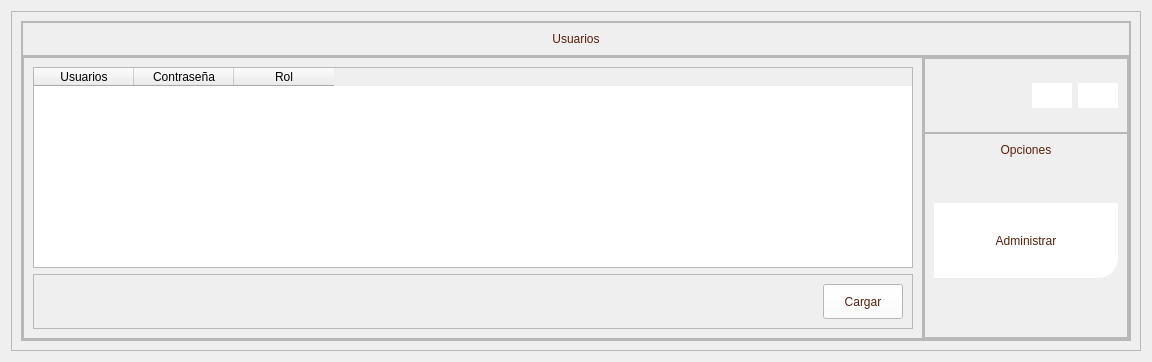
         <widget class="QWidget" name="page_usuario">
          <layout class="QVBoxLayout" name="verticalLayout_3">
           <item>
            <widget class="QFrame" name="frame_81">
             <property name="frameShape">
              <enum>QFrame::StyledPanel</enum>
             </property>
             <property name="frameShadow">
              <enum>QFrame::Raised</enum>
             </property>
             <layout class="QVBoxLayout" name="verticalLayout_34">
              <item>
               <widget class="QFrame" name="frame_82">
                <property name="frameShape">
                 <enum>QFrame::StyledPanel</enum>
                </property>
                <property name="frameShadow">
                 <enum>QFrame::Raised</enum>
                </property>
                <layout class="QVBoxLayout" name="verticalLayout_29">
                 <property name="spacing">
                  <number>0</number>
                 </property>
                 <property name="leftMargin">
                  <number>0</number>
                 </property>
                 <property name="topMargin">
                  <number>0</number>
                 </property>
                 <property name="rightMargin">
                  <number>0</number>
                 </property>
                 <property name="bottomMargin">
                  <number>0</number>
                 </property>
                 <item>
                  <widget class="QFrame" name="frame_83">
                   <property name="maximumSize">
                    <size>
                     <width>16777215</width>
                     <height>50</height>
                    </size>
                   </property>
                   <property name="frameShape">
                    <enum>QFrame::StyledPanel</enum>
                   </property>
                   <property name="frameShadow">
                    <enum>QFrame::Raised</enum>
                   </property>
                   <layout class="QVBoxLayout" name="verticalLayout_30">
                    <item>
                     <widget class="QLabel" name="label_51">
                      <property name="minimumSize">
                       <size>
                        <width>0</width>
                        <height>0</height>
                       </size>
                      </property>
                      <property name="maximumSize">
                       <size>
                        <width>16777215</width>
                        <height>16777215</height>
                       </size>
                      </property>
                      <property name="styleSheet">
                       <string notr="true">color: rgb(89, 31, 11);
font: 75 12pt &quot;Open Sans Semibold&quot;</string>
                      </property>
                      <property name="text">
                       <string>Usuarios</string>
                      </property>
                      <property name="alignment">
                       <set>Qt::AlignCenter</set>
                      </property>
                     </widget>
                    </item>
                   </layout>
                  </widget>
                 </item>
                 <item>
                  <widget class="QFrame" name="frame_84">
                   <property name="frameShape">
                    <enum>QFrame::StyledPanel</enum>
                   </property>
                   <property name="frameShadow">
                    <enum>QFrame::Raised</enum>
                   </property>
                   <layout class="QHBoxLayout" name="horizontalLayout_44">
                    <property name="spacing">
                     <number>0</number>
                    </property>
                    <property name="leftMargin">
                     <number>0</number>
                    </property>
                    <property name="topMargin">
                     <number>0</number>
                    </property>
                    <property name="rightMargin">
                     <number>0</number>
                    </property>
                    <property name="bottomMargin">
                     <number>0</number>
                    </property>
                    <item>
                     <widget class="QFrame" name="frame_85">
                      <property name="minimumSize">
                       <size>
                        <width>900</width>
                        <height>0</height>
                       </size>
                      </property>
                      <property name="maximumSize">
                       <size>
                        <width>900</width>
                        <height>16777215</height>
                       </size>
                      </property>
                      <property name="frameShape">
                       <enum>QFrame::StyledPanel</enum>
                      </property>
                      <property name="frameShadow">
                       <enum>QFrame::Raised</enum>
                      </property>
                      <layout class="QVBoxLayout" name="verticalLayout_31">
                       <item>
                        <widget class="QTableWidget" name="tableWidget_usuarios">
                         <column>
                          <property name="text">
                           <string>Usuarios</string>
                          </property>
                         </column>
                         <column>
                          <property name="text">
                           <string>Contraseña</string>
                          </property>
                         </column>
                         <column>
                          <property name="text">
                           <string>Rol</string>
                          </property>
                         </column>
                        </widget>
                       </item>
                       <item>
                        <widget class="QFrame" name="frame_88">
                         <property name="minimumSize">
                          <size>
                           <width>0</width>
                           <height>50</height>
                          </size>
                         </property>
                         <property name="frameShape">
                          <enum>QFrame::StyledPanel</enum>
                         </property>
                         <property name="frameShadow">
                          <enum>QFrame::Raised</enum>
                         </property>
                         <layout class="QHBoxLayout" name="horizontalLayout_46">
                          <item>
                           <spacer name="horizontalSpacer_12">
                            <property name="orientation">
                             <enum>Qt::Horizontal</enum>
                            </property>
                            <property name="sizeHint" stdset="0">
                             <size>
                              <width>749</width>
                              <height>20</height>
                             </size>
                            </property>
                           </spacer>
                          </item>
                          <item>
                           <widget class="QPushButton" name="cargar_usuarios">
                            <property name="minimumSize">
                             <size>
                              <width>0</width>
                              <height>35</height>
                             </size>
                            </property>
                            <property name="styleSheet">
                             <string notr="true">QFrame{
background-color: rgb(51, 157, 255);
}

QPushButton{
color: rgb(89, 31, 11);
background-color: rgb(255, 255, 255);
font: 75 9pt &quot;Open Sans Semibold&quot;
}

QPushButton:hover{
color: rgb(255, 255, 255);
background-color: rgb(209, 172, 127);
font: 75 9pt  &quot;Open Sans Semibold&quot;
}
</string>
                            </property>
                            <property name="text">
                             <string>Cargar</string>
                            </property>
                           </widget>
                          </item>
                         </layout>
                        </widget>
                       </item>
                      </layout>
                     </widget>
                    </item>
                    <item>
                     <widget class="QFrame" name="frame_86">
                      <property name="frameShape">
                       <enum>QFrame::StyledPanel</enum>
                      </property>
                      <property name="frameShadow">
                       <enum>QFrame::Raised</enum>
                      </property>
                      <layout class="QVBoxLayout" name="verticalLayout_32">
                       <property name="spacing">
                        <number>0</number>
                       </property>
                       <property name="leftMargin">
                        <number>0</number>
                       </property>
                       <property name="topMargin">
                        <number>0</number>
                       </property>
                       <property name="rightMargin">
                        <number>0</number>
                       </property>
                       <property name="bottomMargin">
                        <number>0</number>
                       </property>
                       <item>
                        <widget class="QFrame" name="frame_87">
                         <property name="minimumSize">
                          <size>
                           <width>0</width>
                           <height>75</height>
                          </size>
                         </property>
                         <property name="maximumSize">
                          <size>
                           <width>16777215</width>
                           <height>75</height>
                          </size>
                         </property>
                         <property name="frameShape">
                          <enum>QFrame::StyledPanel</enum>
                         </property>
                         <property name="frameShadow">
                          <enum>QFrame::Raised</enum>
                         </property>
                         <layout class="QHBoxLayout" name="horizontalLayout_45">
                          <item>
                           <spacer name="horizontalSpacer_11">
                            <property name="orientation">
                             <enum>Qt::Horizontal</enum>
                            </property>
                            <property name="sizeHint" stdset="0">
                             <size>
                              <width>98</width>
                              <height>20</height>
                             </size>
                            </property>
                           </spacer>
                          </item>
                          <item>
                           <widget class="QPushButton" name="btn_menu_5">
                            <property name="minimumSize">
                             <size>
                              <width>40</width>
                              <height>25</height>
                             </size>
                            </property>
                            <property name="maximumSize">
                             <size>
                              <width>40</width>
                              <height>16777215</height>
                             </size>
                            </property>
                            <property name="styleSheet">
                             <string notr="true">QFrame{
background-color: rgb(51, 157, 255);
}

QPushButton{
color: rgb(255, 255, 255);
background-color: rgb(255, 255, 255);
border-bottom-left-radius:1px;
font: 75 9pt &quot;Open Sans Semibold&quot;
}

QPushButton:hover{
color: rgb(0, 0, 0);
background-color: rgb(209, 172, 127);
border-bottom-left-radius:1px;
font: 75 9pt  &quot;Open Sans Semibold&quot;
}
</string>
                            </property>
                            <property name="text">
                             <string/>
                            </property>
                            <property name="icon">
                             <iconset>
                              <normaloff>../../../../../../../../.designer/backup/Imagenes/Imagen5.png</normaloff>../../../../../../../../.designer/backup/Imagenes/Imagen5.png</iconset>
                            </property>
                            <property name="iconSize">
                             <size>
                              <width>40</width>
                              <height>2035</height>
                             </size>
                            </property>
                           </widget>
                          </item>
                          <item>
                           <widget class="QPushButton" name="btn_menu_6">
                            <property name="minimumSize">
                             <size>
                              <width>40</width>
                              <height>25</height>
                             </size>
                            </property>
                            <property name="maximumSize">
                             <size>
                              <width>40</width>
                              <height>16777215</height>
                             </size>
                            </property>
                            <property name="styleSheet">
                             <string notr="true">QFrame{
background-color: rgb(51, 157, 255);
}

QPushButton{
color: rgb(255, 255, 255);
background-color: rgb(255, 255, 255);
border-bottom-left-radius:1px;
font: 75 9pt &quot;Open Sans Semibold&quot;
}

QPushButton:hover{
color: rgb(0, 0, 0);
background-color: rgb(209, 172, 127);
border-bottom-left-radius:1px;
font: 75 9pt  &quot;Open Sans Semibold&quot;
}
</string>
                            </property>
                            <property name="text">
                             <string/>
                            </property>
                            <property name="icon">
                             <iconset>
                              <normaloff>../../../../../../../../.designer/backup/Imagenes/Imagen6.png</normaloff>../../../../../../../../.designer/backup/Imagenes/Imagen6.png</iconset>
                            </property>
                            <property name="iconSize">
                             <size>
                              <width>40</width>
                              <height>2035</height>
                             </size>
                            </property>
                           </widget>
                          </item>
                         </layout>
                        </widget>
                       </item>
                       <item>
                        <widget class="QFrame" name="frame_menu_3">
                         <property name="frameShape">
                          <enum>QFrame::StyledPanel</enum>
                         </property>
                         <property name="frameShadow">
                          <enum>QFrame::Raised</enum>
                         </property>
                         <layout class="QVBoxLayout" name="verticalLayout_33">
                          <item>
                           <widget class="QLabel" name="label_8">
                            <property name="styleSheet">
                             <string notr="true">color: rgb(89, 31, 11);
font: 75 12pt &quot;Open Sans Semibold&quot;</string>
                            </property>
                            <property name="text">
                             <string>Opciones</string>
                            </property>
                            <property name="alignment">
                             <set>Qt::AlignCenter</set>
                            </property>
                           </widget>
                          </item>
                          <item>
                           <spacer name="verticalSpacer">
                            <property name="orientation">
                             <enum>Qt::Vertical</enum>
                            </property>
                            <property name="sizeHint" stdset="0">
                             <size>
                              <width>20</width>
                              <height>40</height>
                             </size>
                            </property>
                           </spacer>
                          </item>
                          <item>
                           <widget class="QPushButton" name="btn_administrar">
                            <property name="minimumSize">
                             <size>
                              <width>150</width>
                              <height>75</height>
                             </size>
                            </property>
                            <property name="styleSheet">
                             <string notr="true">QFrame{
background-color: rgb(51, 157, 255);
}

QPushButton{
color: rgb(89, 31, 11);
	background-color: rgb(255, 255, 255);
border-bottom-right-radius:20px;
font: 75 9pt  &quot;Open Sans Semibold&quot;
}

QPushButton:hover{
color: rgb(255, 255, 255);
background-color: rgb(222, 184, 135);
border-bottom-right-radius:20px;
font: 75 9pt &quot;Open Sans Semibold&quot;

}</string>
                            </property>
                            <property name="text">
                             <string>Administrar</string>
                            </property>
                            <property name="icon">
                             <iconset>
                              <normaloff>../../../../../../../../.designer/backup/Imagenes/6553817.png</normaloff>../../../../../../../../.designer/backup/Imagenes/6553817.png</iconset>
                            </property>
                            <property name="iconSize">
                             <size>
                              <width>50</width>
                              <height>50</height>
                             </size>
                            </property>
                           </widget>
                          </item>
                          <item>
                           <spacer name="verticalSpacer_12">
                            <property name="orientation">
                             <enum>Qt::Vertical</enum>
                            </property>
                            <property name="sizeHint" stdset="0">
                             <size>
                              <width>20</width>
                              <height>50</height>
                             </size>
                            </property>
                           </spacer>
                          </item>
                         </layout>
                        </widget>
                       </item>
                      </layout>
                     </widget>
                    </item>
                   </layout>
                  </widget>
                 </item>
                </layout>
               </widget>
              </item>
             </layout>
            </widget>
           </item>
          </layout>
         </widget>
